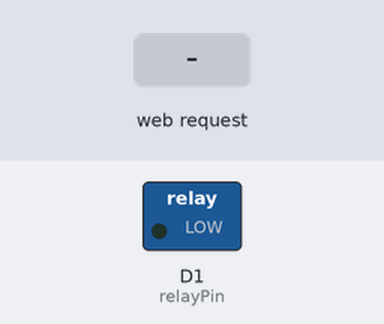
Bench run of a sketch on a simulated ESP8266 (NodeMCU). Parts: switched loads named in the sketch (green lamp = pin HIGH). The test bench sets the inputs (shaded band). WiFi joins after 1.5 s; servers stay silent unless stated; what the sketch prints to the serial monitor is not drawn.

Above: at 3.2 s.
3.3 s: HTTP request GET /on received
At 4.5 s:
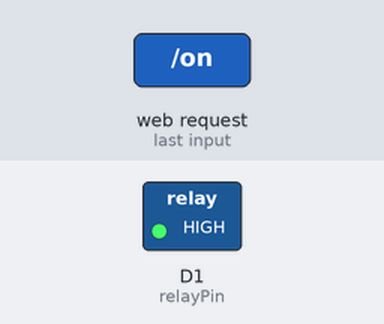
4.8 s: HTTP request GET /off received
At 5.7 s:
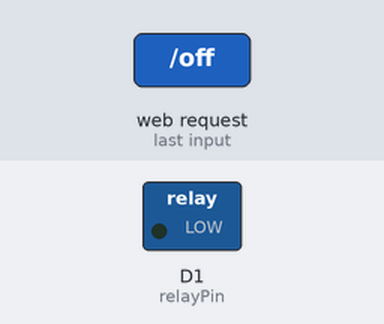
Timing chart, 0 to 7.8 s (numbered marks = the images above; inputs shaded):
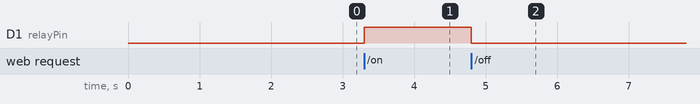

Measured:
- after the input at 3.3 s, D1 (relayPin): LOW → HIGH at once
- after the input at 4.8 s, D1 (relayPin): HIGH → LOW at once

The sketch:

main.ino
```cpp
#include <ESP8266WiFi.h>  // For ESP8266, use ESP32WiFi.h for ESP32
#include <ESP8266WebServer.h>  // Web server for ESP8266, use ESP32WebServer.h for ESP32

// Replace with your network credentials
const char* ssid = "YourWiFiSSID";
const char* password = "YourWiFiPassword";

// Define the GPIO pin connected to the relay
const int relayPin = D1;  // Change to the appropriate GPIO pin

// Create a web server on port 80
ESP8266WebServer server(80);

// Function to handle relay on
void relayOn() {
  digitalWrite(relayPin, HIGH);  // Turn the relay ON
  server.send(200, "text/html", "<html><body><h1>Relay is ON</h1><a href='/off'>Turn OFF</a></body></html>");
}

// Function to handle relay off
void relayOff() {
  digitalWrite(relayPin, LOW);  // Turn the relay OFF
  server.send(200, "text/html", "<html><body><h1>Relay is OFF</h1><a href='/on'>Turn ON</a></body></html>");
}

void setup() {
  // Start serial communication for debugging
  Serial.begin(115200);

  // Connect to Wi-Fi
  WiFi.begin(ssid, password);
  Serial.print("Connecting to WiFi");
  while (WiFi.status() != WL_CONNECTED) {
    delay(1000);
    Serial.print(".");
  }
  Serial.println("\nConnected to WiFi");

  // Print the local IP address
  Serial.println("IP Address: ");
  Serial.println(WiFi.localIP());

  // Initialize the relay pin
  pinMode(relayPin, OUTPUT);
  digitalWrite(relayPin, LOW);  // Make sure the relay is initially OFF

  // Define HTTP routes
  server.on("/", HTTP_GET, []() {
    server.send(200, "text/html", "<html><body><h1>Relay Control</h1><a href='/on'>Turn ON</a><br><a href='/off'>Turn OFF</a></body></html>");
  });

  server.on("/on", HTTP_GET, relayOn);
  server.on("/off", HTTP_GET, relayOff);

  // Start the server
  server.begin();
  Serial.println("HTTP server started");
}

void loop() {
  // Handle client requests
  server.handleClient();
}
```
